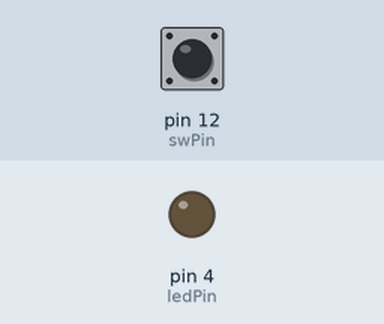
Simulated run of this sketch. Board: Arduino Uno, built with avr-gcc and run on an emulated ATmega328P. Parts: output pins drawn as LEDs (lit = HIGH). Inputs (shaded band) come from the test bench; at power-on: pin 12 (swPin) LOW.

Above: at 1.2 s.
1.3 s: pin 12 (swPin) pulled HIGH for 0.15 s
At 1.37 s:
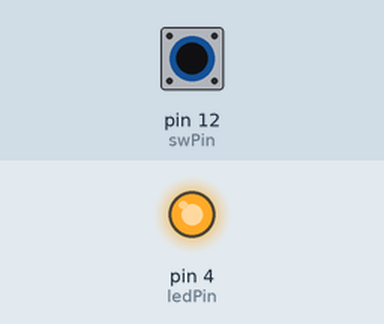
2.9 s: pin 12 (swPin) pulled HIGH for 3.2 s
At 7.2 s:
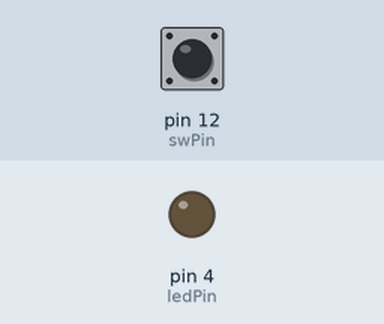
Timing chart, 0 to 8.7 s (numbered marks = the images above; inputs shaded):
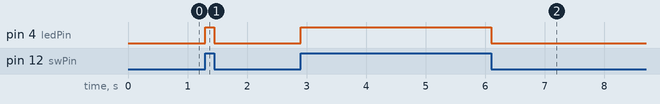

The sketch:

2._Led_lys_knapp_nede.ino
```cpp
int ledPin = 4;
int swPin = 12;

void setup ()
{
	pinMode(ledPin, OUTPUT);
	pinMode(swPin, INPUT);

	digitalWrite(ledPin, LOW);
}

void loop ()
{
	if (digitalRead(swPin) == HIGH) {
		digitalWrite(ledPin, HIGH);
	} else {
		digitalWrite(ledPin, LOW);
	}
}
```

Measured:
- after the input at 1.3 s, pin 4 (ledPin): LOW → HIGH at once, → LOW 0.15 s later
- after the input at 2.9 s, pin 4 (ledPin): LOW → HIGH at once, → LOW 3.2 s later
